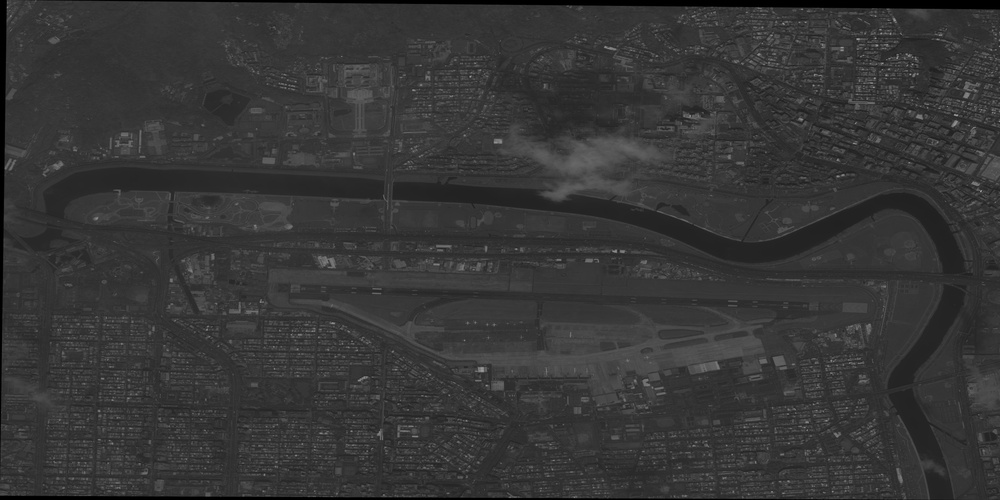
#> input picture src/test_pan.jpg, 1000 x 500 px, shrunk from 8192 x 4096 before the run; the run also reads 1 picture not shown here
$ python project.py   (Python 2 division)   (older library calls are emulated)
#> lines starting #> are read from the running program, lines starting #| are printed output that depends on the picture
import numpy as np
import scipy.misc as scm
import time


def main():
    k = 0.5
    pan = scm.imread('test_pan.jpg')
#> pan is the input picture: shape (500, 1000); min 0, max 162, mean 54.3
    mul =  scm.imread('test_mul.jpg')


    r = mul[:, :, 0]
    g = mul[:, :, 1]
    b = mul[:, :, 2]
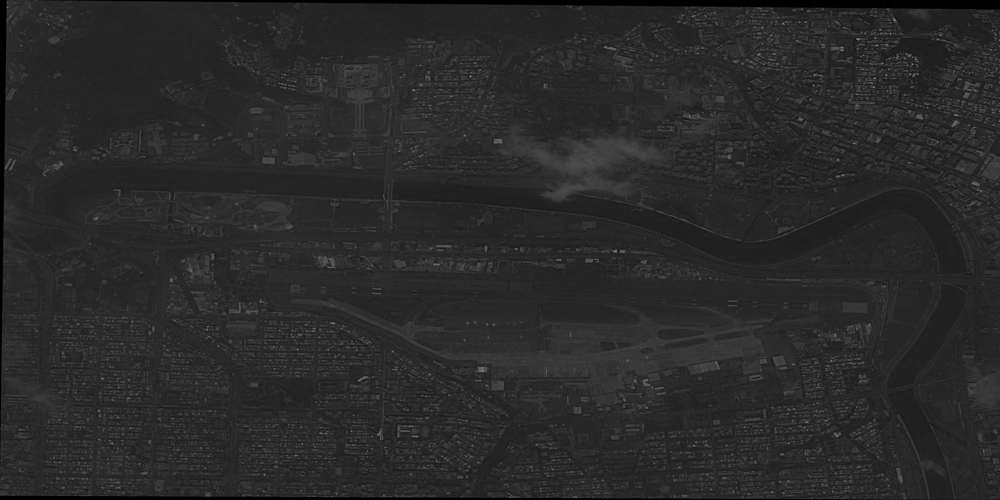
#> b: shape (500, 1000); min 0, max 148, mean 41.5


    time_start = time.time()

    i = (r*0.171 +g*0.2+b*0.171)/0.632
    kx__pan_minus_iii = k*(pan-i)
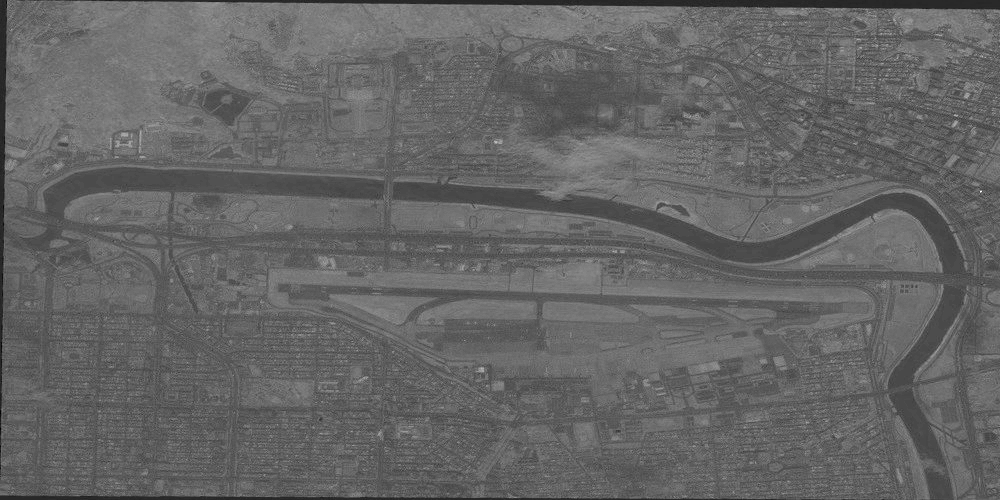
#> kx__pan_minus_iii: shape (500, 1000) float64; min -5.22, max 27.01, mean 7.6; drawn with min black and max white
    coe = pan/(i+kx__pan_minus_iii)
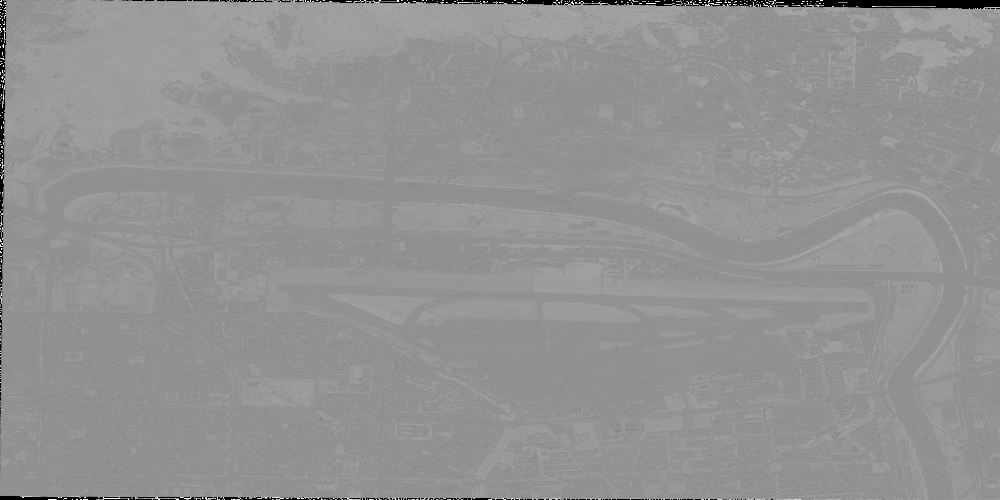
#> coe: shape (500, 1000) float64; 0.41% of the values are NaN or infinite; the others: min 0, max 2, mean 1.16; drawn with min black, max white, NaN and infinite black
    nr = coe * (r+kx__pan_minus_iii)
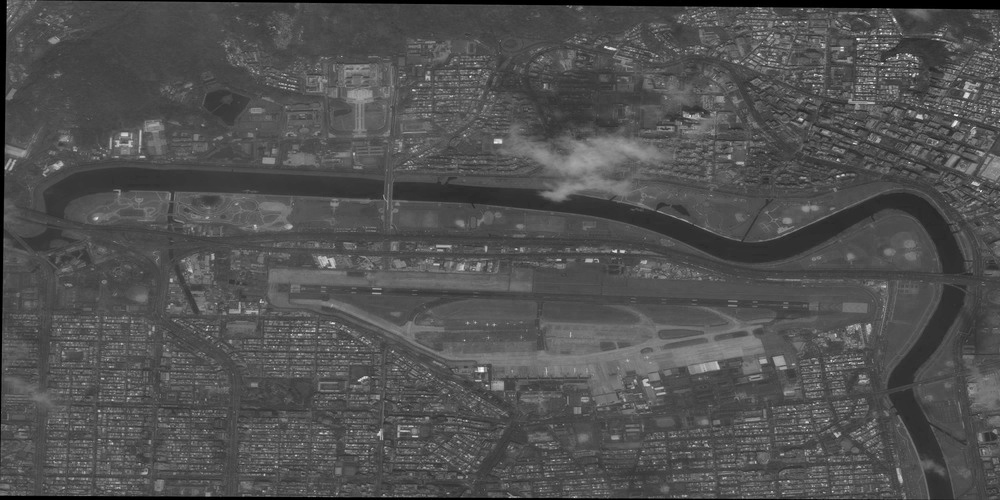
#> nr: shape (500, 1000) float64; 0.41% of the values are NaN or infinite; the others: min -0.419, max 192.9, mean 61.75; drawn with min black, max white, NaN and infinite black
    ng = coe * (g+kx__pan_minus_iii)
    nb = coe * (b+kx__pan_minus_iii)
    output_img = np.empty_like(mul)

    finish_time = time.time() - time_start
    print "finish time:", finish_time, " s"

    output_img[:, :, 0] = nr
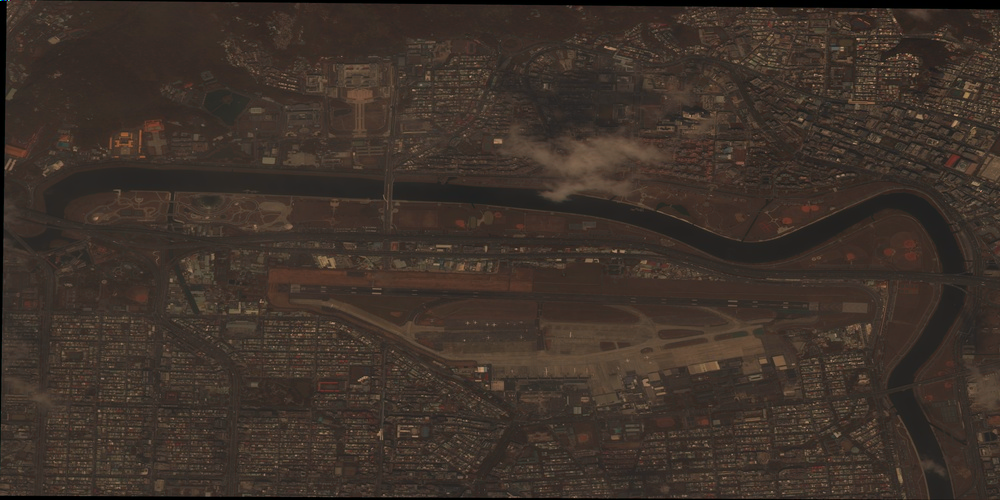
#> output_img: shape (500, 1000, 3); mean of channels 0, 1, 2 61, 49.5, 41.5; drawn as R, G, B
    output_img[:, :, 1] = ng
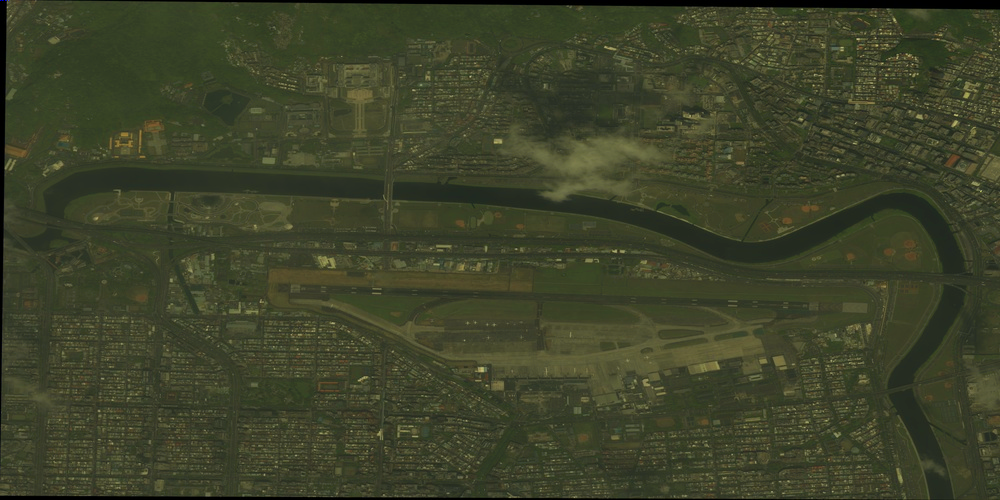
#> output_img: shape (500, 1000, 3); mean of channels 0, 1, 2 61, 65.8, 41.5; drawn as R, G, B
    output_img[:, :, 2] = nb

    scm.imsave("output_by_run_p.jpg", output_img)

np.seterr(divide='ignore', invalid='ignore')
if __name__ == '__main__':
    main()
